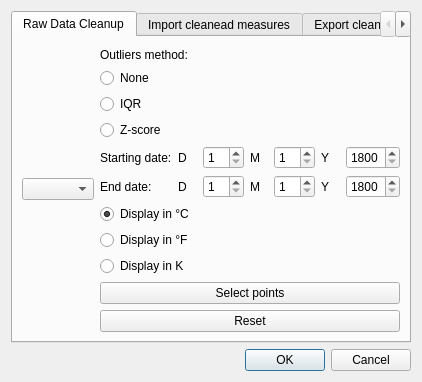
<?xml version="1.0" encoding="UTF-8"?>
<ui version="4.0">
 <class>Dialog</class>
 <widget class="QDialog" name="Dialog">
  <property name="geometry">
   <rect>
    <x>0</x>
    <y>0</y>
    <width>1452</width>
    <height>0</height>
   </rect>
  </property>
  <property name="windowTitle">
   <string>Dialog</string>
  </property>
  <layout class="QVBoxLayout" name="verticalLayout_2">
   <item>
    <layout class="QVBoxLayout" name="verticalLayout" stretch="0,0">
     <item>
      <widget class="QTabWidget" name="tabWidget">
       <property name="currentIndex">
        <number>0</number>
       </property>
       <widget class="QWidget" name="tabCleanRaw">
        <property name="maximumSize">
         <size>
          <width>16777215</width>
          <height>16777215</height>
         </size>
        </property>
        <attribute name="title">
         <string>Raw Data Cleanup</string>
        </attribute>
        <layout class="QHBoxLayout" name="horizontalLayout_2">
         <item>
          <layout class="QHBoxLayout" name="horizontalLayout" stretch="1,0">
           <item>
            <layout class="QVBoxLayout" name="verticalLayout_5">
             <item>
              <widget class="QComboBox" name="comboBoxRawVar"/>
             </item>
             <item>
              <layout class="QVBoxLayout" name="widgetToolBar"/>
             </item>
             <item>
              <layout class="QVBoxLayout" name="widgetRawData"/>
             </item>
            </layout>
           </item>
           <item>
            <layout class="QVBoxLayout" name="verticalLayout_6" stretch="0,0,0,0,0">
             <item>
              <layout class="QVBoxLayout" name="verticalLayout_3">
               <item alignment="Qt::AlignBottom">
                <widget class="QLabel" name="label">
                 <property name="minimumSize">
                  <size>
                   <width>300</width>
                   <height>0</height>
                  </size>
                 </property>
                 <property name="text">
                  <string>Outliers method:</string>
                 </property>
                </widget>
               </item>
               <item>
                <widget class="QRadioButton" name="radioButtonNone">
                 <property name="text">
                  <string>None</string>
                 </property>
                 <property name="checked">
                  <bool>false</bool>
                 </property>
                 <attribute name="buttonGroup">
                  <string notr="true">outliersgroup</string>
                 </attribute>
                </widget>
               </item>
               <item>
                <widget class="QRadioButton" name="radioButtonIQR">
                 <property name="text">
                  <string>IQR</string>
                 </property>
                 <attribute name="buttonGroup">
                  <string notr="true">outliersgroup</string>
                 </attribute>
                </widget>
               </item>
               <item>
                <widget class="QRadioButton" name="radioButtonZScore">
                 <property name="text">
                  <string>Z-score</string>
                 </property>
                 <attribute name="buttonGroup">
                  <string notr="true">outliersgroup</string>
                 </attribute>
                </widget>
               </item>
              </layout>
             </item>
             <item>
              <layout class="QGridLayout" name="gridLayout_4">
               <item row="0" column="0">
                <widget class="QLabel" name="label_2">
                 <property name="text">
                  <string>Starting date:</string>
                 </property>
                </widget>
               </item>
               <item row="1" column="4">
                <widget class="QLabel" name="label_9">
                 <property name="text">
                  <string>M</string>
                 </property>
                </widget>
               </item>
               <item row="1" column="7">
                <widget class="QSpinBox" name="spinBoxEndYear">
                 <property name="minimum">
                  <number>1800</number>
                 </property>
                 <property name="maximum">
                  <number>2200</number>
                 </property>
                </widget>
               </item>
               <item row="0" column="1">
                <widget class="QLabel" name="label_5">
                 <property name="text">
                  <string>D</string>
                 </property>
                </widget>
               </item>
               <item row="1" column="2">
                <widget class="QSpinBox" name="spinBoxEndDay">
                 <property name="minimum">
                  <number>1</number>
                 </property>
                 <property name="maximum">
                  <number>31</number>
                 </property>
                </widget>
               </item>
               <item row="1" column="0">
                <widget class="QLabel" name="label_3">
                 <property name="text">
                  <string>End date:</string>
                 </property>
                </widget>
               </item>
               <item row="0" column="2">
                <widget class="QSpinBox" name="spinBoxStartDay">
                 <property name="minimum">
                  <number>1</number>
                 </property>
                 <property name="maximum">
                  <number>31</number>
                 </property>
                </widget>
               </item>
               <item row="0" column="5">
                <widget class="QSpinBox" name="spinBoxStartMonth">
                 <property name="minimum">
                  <number>1</number>
                 </property>
                 <property name="maximum">
                  <number>12</number>
                 </property>
                </widget>
               </item>
               <item row="1" column="1">
                <widget class="QLabel" name="label_8">
                 <property name="text">
                  <string>D</string>
                 </property>
                </widget>
               </item>
               <item row="1" column="6">
                <widget class="QLabel" name="label_10">
                 <property name="text">
                  <string>Y</string>
                 </property>
                </widget>
               </item>
               <item row="0" column="6">
                <widget class="QLabel" name="label_7">
                 <property name="text">
                  <string>Y</string>
                 </property>
                </widget>
               </item>
               <item row="0" column="7">
                <widget class="QSpinBox" name="spinBoxStartYear">
                 <property name="minimum">
                  <number>1800</number>
                 </property>
                 <property name="maximum">
                  <number>2200</number>
                 </property>
                </widget>
               </item>
               <item row="0" column="4">
                <widget class="QLabel" name="label_6">
                 <property name="text">
                  <string>M</string>
                 </property>
                </widget>
               </item>
               <item row="1" column="5">
                <widget class="QSpinBox" name="spinBoxEndMonth">
                 <property name="minimum">
                  <number>1</number>
                 </property>
                 <property name="maximum">
                  <number>12</number>
                 </property>
                </widget>
               </item>
              </layout>
             </item>
             <item>
              <layout class="QVBoxLayout" name="verticalLayout_9">
               <item>
                <widget class="QRadioButton" name="radioButtonC">
                 <property name="text">
                  <string>Display in °C</string>
                 </property>
                 <property name="checked">
                  <bool>true</bool>
                 </property>
                 <attribute name="buttonGroup">
                  <string notr="true">temperatureGroup</string>
                 </attribute>
                </widget>
               </item>
               <item>
                <widget class="QRadioButton" name="radioButtonF">
                 <property name="text">
                  <string>Display in °F</string>
                 </property>
                 <attribute name="buttonGroup">
                  <string notr="true">temperatureGroup</string>
                 </attribute>
                </widget>
               </item>
               <item>
                <widget class="QRadioButton" name="radioButtonK">
                 <property name="text">
                  <string>Display in K</string>
                 </property>
                 <attribute name="buttonGroup">
                  <string notr="true">temperatureGroup</string>
                 </attribute>
                </widget>
               </item>
              </layout>
             </item>
             <item>
              <widget class="QPushButton" name="pushButtonSelectPoints">
               <property name="toolTip">
                <string>You can select different points during the same selection.</string>
               </property>
               <property name="text">
                <string>Select points</string>
               </property>
              </widget>
             </item>
             <item>
              <widget class="QPushButton" name="pushButtonResetAll">
               <property name="text">
                <string>Reset</string>
               </property>
              </widget>
             </item>
            </layout>
           </item>
          </layout>
         </item>
        </layout>
       </widget>
       <widget class="QWidget" name="tabImportCleaned">
        <attribute name="title">
         <string>Import cleanead measures</string>
        </attribute>
        <layout class="QVBoxLayout" name="verticalLayout_4">
         <item>
          <layout class="QHBoxLayout" name="horizontalLayout_3">
           <item>
            <widget class="QLabel" name="label_4">
             <property name="text">
              <string>Path to the cleaned measures</string>
             </property>
            </widget>
           </item>
           <item>
            <widget class="QLineEdit" name="lineEditBrowseCleaned">
             <property name="readOnly">
              <bool>true</bool>
             </property>
            </widget>
           </item>
           <item>
            <widget class="QPushButton" name="pushButtonBrowse">
             <property name="text">
              <string>Browse</string>
             </property>
            </widget>
           </item>
          </layout>
         </item>
        </layout>
       </widget>
       <widget class="QWidget" name="tabImportCleanedData">
        <attribute name="title">
         <string>Export cleanead data</string>
        </attribute>
        <layout class="QVBoxLayout" name="verticalLayout_4">
         <item>
          <layout class="QHBoxLayout" name="horizontalLayout_3">
           <item>
            <widget class="QLabel" name="label_4">
             <property name="text">
              <string>Path to the cleaned data</string>
             </property>
            </widget>
           </item>
           <item>
            <widget class="QLineEdit" name="lineEditBrowseCleaned">
             <property name="readOnly">
              <bool>true</bool>
             </property>
            </widget>
           </item>
           <item>
            <widget class="QPushButton" name="pushButtonBrowse">
             <property name="text">
              <string>Browse</string>
             </property>
            </widget>
           </item>
          </layout>
         </item>
        </layout>
       </widget>
      </widget>
     </item>
     <item>
      <widget class="QDialogButtonBox" name="buttonBox">
       <property name="orientation">
        <enum>Qt::Horizontal</enum>
       </property>
       <property name="standardButtons">
        <set>QDialogButtonBox::Cancel|QDialogButtonBox::Ok</set>
       </property>
      </widget>
     </item>
    </layout>
   </item>
  </layout>
 </widget>
 <resources/>
 <connections>
  <connection>
   <sender>buttonBox</sender>
   <signal>accepted()</signal>
   <receiver>Dialog</receiver>
   <slot>accept()</slot>
   <hints>
    <hint type="sourcelabel">
     <x>248</x>
     <y>254</y>
    </hint>
    <hint type="destinationlabel">
     <x>157</x>
     <y>274</y>
    </hint>
   </hints>
  </connection>
  <connection>
   <sender>buttonBox</sender>
   <signal>rejected()</signal>
   <receiver>Dialog</receiver>
   <slot>reject()</slot>
   <hints>
    <hint type="sourcelabel">
     <x>316</x>
     <y>260</y>
    </hint>
    <hint type="destinationlabel">
     <x>286</x>
     <y>274</y>
    </hint>
   </hints>
  </connection>
 </connections>
 <buttongroups>
  <buttongroup name="outliersgroup"/>
  <buttongroup name="temperatureGroup"/>
 </buttongroups>
</ui>
